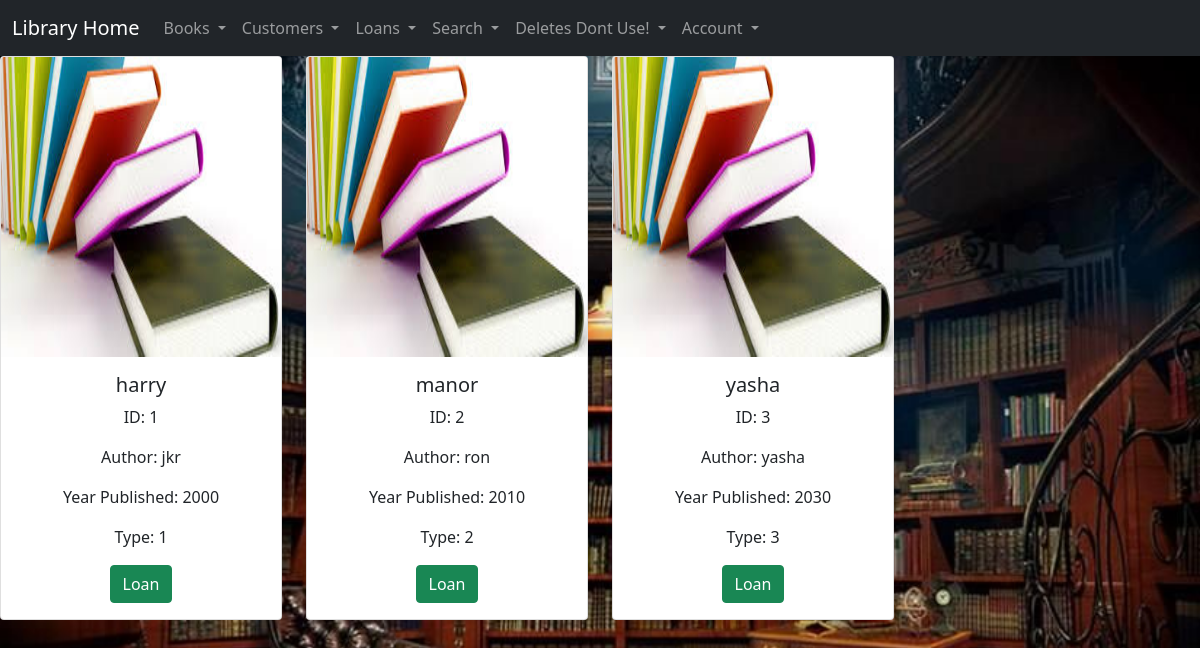
/books (signed in), run on the app's committed database.
### modules/books.py (models this page shows, shortened)
class Book(Base):
    __tablename__='books'
    id = Column(Integer , primary_key=True)
    name = Column(String)
    author = Column(String)
    year = Column(Integer)
    type = Column(Integer)

### app.py (the view)
@app.route('/books')
@login_required
def show_books():
    show_books = session.query(books.Book).all()
    session.close()
    return render_template('books.html', show_books = show_books)

### app.py (called while the page is built)
@login_manager.user_loader
def load_user(user_id):
    user_id=session.query(User).filter(User.id==user_id).first()
    session.close()
    return user_id

### templates/books.html (shortened to what this page needs)
{% extends "layout.html" %}
    {%block content %}
        <center><div class="row row-cols-1 row-cols-md-4 g-4">
        {{msg}} {% for book in show_books %}
        <div class="col">
            <div class="card">
                <img src="{{ url_for('static',filename='book.jpg') }}" class="card-img-top" alt="..." width="200" height="300"/>
                <div class="card-body">
                    <h5 class="card-title">{{ book.name }}</h5>
                    <p class="card-text">ID: {{ book.id}} </p>
                    <p class="card-text">Author: {{ book.author}} </p>
                    <p class="card-text">Year Published: {{ book.year }} </p>
                    <p class="card-text">Type: {{ book.type }}</p>
                    <a class="btn btn-success" href="{{ url_for('new_loan') }}">Loan</a>
                </div>
            </div>
        </div>
        {% endfor %}
    </div></center>
    {% endblock %}

### templates/layout.html (shortened to what this page needs)
<!DOCTYPE html>
<html lang="en">
<head>
    <link href="https://cdn.jsdelivr.net/npm/bootstrap@5.1.3/dist/css/bootstrap.min.css" rel="stylesheet"
>
</head>
<body>
    {% block nav %}
    <nav class="navbar navbar-expand-lg navbar-dark bg-dark">
        <div class="container-fluid">
            <a class="navbar-brand" href="{{ url_for('dashboard') }}">Library Home</a>
            <div class="collapse navbar-collapse" id="navbarNavDarkDropdown">
                <ul class="navbar-nav">
                    <li class="nav-item dropdown">
                        <a class="nav-link dropdown-toggle" href="#" id="navbarDarkDropdownMenuLink" role="button"
                            data-bs-toggle="dropdown" aria-expanded="false">
                            Books
                        </a>
                    </li>
                    <li class="nav-item dropdown">
                        <a class="nav-link dropdown-toggle" href="#" id="navbarDarkDropdownMenuLink" role="button"
                            data-bs-toggle="dropdown" aria-expanded="false">
                            Customers
                        </a>
                    </li>
                    <li class="nav-item dropdown">
                        <a class="nav-link dropdown-toggle" href="#" id="navbarDarkDropdownMenuLink" role="button"
                            data-bs-toggle="dropdown" aria-expanded="false">
                            Loans
                        </a>
                    </li>
                    <li class="nav-item dropdown">
                        <a class="nav-link dropdown-toggle" href="#" id="navbarDarkDropdownMenuLink" role="button"
                            data-bs-toggle="dropdown" aria-expanded="false">
                            Search
                        </a>
                    </li>
                    <li class="nav-item dropdown">
                        <a class="nav-link dropdown-toggle" href="#" id="navbarDarkDropdownMenuLink" role="button"
                            data-bs-toggle="dropdown" aria-expanded="false">
                            Deletes Dont Use!
                        </a>
                    </li>
                    <li class="nav-item dropdown">
                        <a class="nav-link dropdown-toggle" href="#" id="navbarDarkDropdownMenuLink" role="button"
                            data-bs-toggle="dropdown" aria-expanded="false">
                            Account
                        </a>
                    </li>
                </ul>
            </div>
        </div>
    </nav>
    {% endblock %}
    {%block content %}{% endblock %}
</body>
</html>

### templates/layout.html (style rules this page uses)
body { background-image: url('/static/library.jpg'); background-repeat: no-repeat; background-attachment: fixed; background-size: 100% 100%; }

### data on the page
Book: name "harry", id "1", author "jkr", year "2000", type "1"
Book: name "manor", id "2", author "ron", year "2010", type "2"
Book: name "yasha", id "3", author "yasha", year "2030", type "3"
